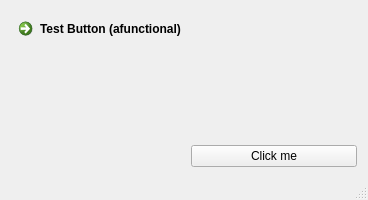
<?xml version="1.0" encoding="UTF-8"?>
<ui version="4.0">
 <class>TestWindow</class>
 <widget class="QMainWindow" name="TestWindow">
  <property name="geometry">
   <rect>
    <x>0</x>
    <y>0</y>
    <width>368</width>
    <height>200</height>
   </rect>
  </property>
  <property name="windowTitle">
   <string>TestWindow</string>
  </property>
  <widget class="QWidget" name="centralWidget">
   <layout class="QGridLayout" name="gridLayout">
    <item row="0" column="0">
     <widget class="QCommandLinkButton" name="commandLinkButton">
      <property name="text">
       <string>Test Button (afunctional)</string>
      </property>
     </widget>
    </item>
    <item row="1" column="1">
     <widget class="QPushButton" name="pushButton">
      <property name="styleSheet">
       <string notr="true"/>
      </property>
      <property name="text">
       <string>Click me</string>
      </property>
     </widget>
    </item>
   </layout>
  </widget>
  <widget class="QStatusBar" name="statusBar"/>
 </widget>
 <layoutdefault spacing="6" margin="11"/>
 <resources/>
 <connections/>
</ui>
